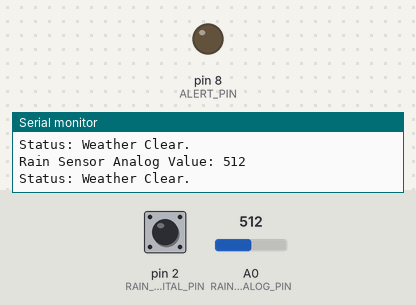
The sketch below on a simulated Arduino Uno, built with avr-gcc and run on an emulated ATmega328P. On the bench: output pins drawn as LEDs (lit = HIGH), the last lines printed to the serial monitor. The test bench sets the inputs (shaded band); at power-on: A0 (RAIN_ANALOG_PIN) = 512, pin 2 (RAIN_DIGITAL_PIN) HIGH.

Above: at 1.8 s.
1.9 s: A0 (RAIN_ANALOG_PIN) set to 488
At 2.7 s:
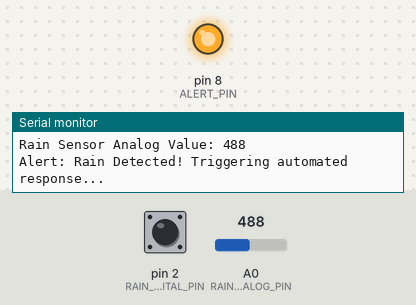
3.5 s: A0 (RAIN_ANALOG_PIN) set to 510
At 5.1 s:
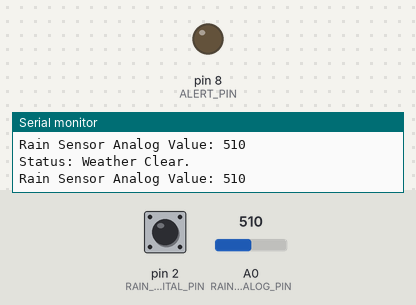
5.5 s: A0 (RAIN_ANALOG_PIN) set to 490
At 7.5 s:
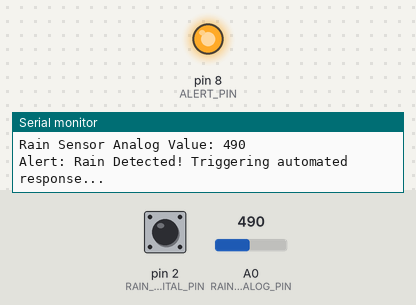
Timing chart, 0 to 9.0 s (numbered marks = the images above; inputs shaded):
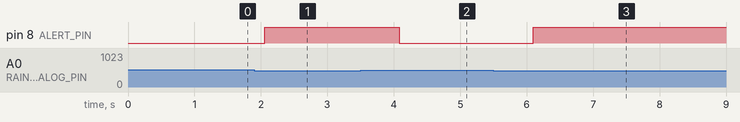

Measured:
- the behaviour switches between 500 and 499 on A0 (RAIN_ANALOG_PIN) (found by bisection; images 0 and 1)
- after the input at 1.9 s, pin 8 (ALERT_PIN): LOW → HIGH after 0.16 s
- after the input at 3.5 s, pin 8 (ALERT_PIN): HIGH → LOW after 0.58 s
- after the input at 5.5 s, pin 8 (ALERT_PIN): LOW → HIGH after 0.60 s

The sketch:

rain_detection_system.ino
```cpp
// IoT Automatic Rain Detector System
// Hardware: Arduino Uno, Rain Drop Sensor Module, Buzzer / Servo / Alert Output

const int RAIN_ANALOG_PIN = A0;  // Analog pin for rain intensity measurement
const int RAIN_DIGITAL_PIN = 2;  // Digital pin for threshold trigger
const int ALERT_PIN = 8;         // Output pin for buzzer / status LED / relay

const int RAIN_THRESHOLD = 500;  // Lower value indicates heavier water contact

void setup() {
  Serial.begin(9600);
  pinMode(RAIN_DIGITAL_PIN, INPUT);
  pinMode(ALERT_PIN, OUTPUT);
  digitalWrite(ALERT_PIN, LOW);
  Serial.println("Automatic Rain Detector Initialized...");
}

void loop() {
  int rainAnalog = analogRead(RAIN_ANALOG_PIN);
  int rainDigital = digitalRead(RAIN_DIGITAL_PIN);

  Serial.print("Rain Sensor Analog Value: ");
  Serial.println(rainAnalog);

  if (rainAnalog < RAIN_THRESHOLD || rainDigital == LOW) {
    Serial.println("Alert: Rain Detected! Triggering automated response...");
    digitalWrite(ALERT_PIN, HIGH); // Activate alert / automated cover mechanism
  } else {
    Serial.println("Status: Weather Clear.");
    digitalWrite(ALERT_PIN, LOW);
  }

  delay(1000); // Poll sensor every 1 second
}
```
